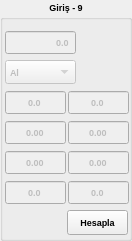
        <widget class="QGroupBox" name="groupBox_13">
         <property name="geometry">
          <rect>
           <x>1067</x>
           <y>60</y>
           <width>132</width>
           <height>241</height>
          </rect>
         </property>
         <property name="font">
          <font>
           <pointsize>7</pointsize>
           <weight>75</weight>
           <bold>true</bold>
          </font>
         </property>
         <property name="layoutDirection">
          <enum>Qt::LeftToRight</enum>
         </property>
         <property name="title">
          <string>Giriş - 9</string>
         </property>
         <property name="alignment">
          <set>Qt::AlignCenter</set>
         </property>
         <widget class="QDoubleSpinBox" name="doubleSpinBox_v_p9">
          <property name="enabled">
           <bool>false</bool>
          </property>
          <property name="geometry">
           <rect>
            <x>5</x>
            <y>30</y>
            <width>71</width>
            <height>25</height>
           </rect>
          </property>
          <property name="font">
           <font>
            <pointsize>7</pointsize>
            <weight>75</weight>
            <bold>true</bold>
           </font>
          </property>
          <property name="layoutDirection">
           <enum>Qt::LeftToRight</enum>
          </property>
          <property name="autoFillBackground">
           <bool>false</bool>
          </property>
          <property name="alignment">
           <set>Qt::AlignRight|Qt::AlignTrailing|Qt::AlignVCenter</set>
          </property>
          <property name="buttonSymbols">
           <enum>QAbstractSpinBox::NoButtons</enum>
          </property>
          <property name="decimals">
           <number>1</number>
          </property>
          <property name="maximum">
           <double>9999.000000000000000</double>
          </property>
         </widget>
         <widget class="QComboBox" name="comboBox_tel_p9">
          <property name="enabled">
           <bool>false</bool>
          </property>
          <property name="geometry">
           <rect>
            <x>5</x>
            <y>60</y>
            <width>71</width>
            <height>24</height>
           </rect>
          </property>
          <item>
           <property name="text">
            <string>Al</string>
           </property>
          </item>
          <item>
           <property name="text">
            <string>Cu</string>
           </property>
          </item>
          <item>
           <property name="text">
            <string>Diger</string>
           </property>
          </item>
         </widget>
         <widget class="QDoubleSpinBox" name="doubleSpinBox_h1_p_akim_29">
          <property name="enabled">
           <bool>false</bool>
          </property>
          <property name="geometry">
           <rect>
            <x>68</x>
            <y>180</y>
            <width>61</width>
            <height>25</height>
           </rect>
          </property>
          <property name="font">
           <font>
            <pointsize>7</pointsize>
            <weight>75</weight>
            <bold>true</bold>
            <kerning>true</kerning>
           </font>
          </property>
          <property name="focusPolicy">
           <enum>Qt::WheelFocus</enum>
          </property>
          <property name="frame">
           <bool>true</bool>
          </property>
          <property name="alignment">
           <set>Qt::AlignCenter</set>
          </property>
          <property name="buttonSymbols">
           <enum>QAbstractSpinBox::NoButtons</enum>
          </property>
          <property name="decimals">
           <number>1</number>
          </property>
          <property name="maximum">
           <double>100000.000000000000000</double>
          </property>
         </widget>
         <widget class="QDoubleSpinBox" name="doubleSpinBox_h1_p_sipir_29">
          <property name="enabled">
           <bool>false</bool>
          </property>
          <property name="geometry">
           <rect>
            <x>68</x>
            <y>90</y>
            <width>61</width>
            <height>25</height>
           </rect>
          </property>
          <property name="alignment">
           <set>Qt::AlignCenter</set>
          </property>
          <property name="buttonSymbols">
           <enum>QAbstractSpinBox::NoButtons</enum>
          </property>
          <property name="decimals">
           <number>1</number>
          </property>
          <property name="maximum">
           <double>9000.000000000000000</double>
          </property>
         </widget>
         <widget class="QDoubleSpinBox" name="doubleSpinBox_h1_p_kesit_29">
          <property name="enabled">
           <bool>false</bool>
          </property>
          <property name="geometry">
           <rect>
            <x>68</x>
            <y>120</y>
            <width>61</width>
            <height>25</height>
           </rect>
          </property>
          <property name="font">
           <font>
            <pointsize>7</pointsize>
            <weight>75</weight>
            <bold>true</bold>
            <kerning>true</kerning>
           </font>
          </property>
          <property name="focusPolicy">
           <enum>Qt::WheelFocus</enum>
          </property>
          <property name="frame">
           <bool>true</bool>
          </property>
          <property name="alignment">
           <set>Qt::AlignCenter</set>
          </property>
          <property name="buttonSymbols">
           <enum>QAbstractSpinBox::NoButtons</enum>
          </property>
          <property name="decimals">
           <number>2</number>
          </property>
          <property name="maximum">
           <double>100000.000000000000000</double>
          </property>
         </widget>
         <widget class="QDoubleSpinBox" name="doubleSpinBox_h1_p_cap_29">
          <property name="enabled">
           <bool>false</bool>
          </property>
          <property name="geometry">
           <rect>
            <x>68</x>
            <y>150</y>
            <width>61</width>
            <height>25</height>
           </rect>
          </property>
          <property name="font">
           <font>
            <pointsize>7</pointsize>
            <weight>75</weight>
            <bold>true</bold>
            <kerning>true</kerning>
           </font>
          </property>
          <property name="focusPolicy">
           <enum>Qt::WheelFocus</enum>
          </property>
          <property name="frame">
           <bool>true</bool>
          </property>
          <property name="alignment">
           <set>Qt::AlignCenter</set>
          </property>
          <property name="buttonSymbols">
           <enum>QAbstractSpinBox::NoButtons</enum>
          </property>
          <property name="decimals">
           <number>2</number>
          </property>
          <property name="maximum">
           <double>100000.000000000000000</double>
          </property>
         </widget>
         <widget class="QDoubleSpinBox" name="doubleSpinBox_h1_p_sipir_9">
          <property name="enabled">
           <bool>false</bool>
          </property>
          <property name="geometry">
           <rect>
            <x>5</x>
            <y>90</y>
            <width>61</width>
            <height>25</height>
           </rect>
          </property>
          <property name="alignment">
           <set>Qt::AlignCenter</set>
          </property>
          <property name="buttonSymbols">
           <enum>QAbstractSpinBox::NoButtons</enum>
          </property>
          <property name="decimals">
           <number>1</number>
          </property>
          <property name="maximum">
           <double>9000.000000000000000</double>
          </property>
         </widget>
         <widget class="QDoubleSpinBox" name="doubleSpinBox_h1_p_akim_9">
          <property name="enabled">
           <bool>false</bool>
          </property>
          <property name="geometry">
           <rect>
            <x>5</x>
            <y>180</y>
            <width>61</width>
            <height>25</height>
           </rect>
          </property>
          <property name="font">
           <font>
            <pointsize>7</pointsize>
            <weight>75</weight>
            <bold>true</bold>
            <kerning>true</kerning>
           </font>
          </property>
          <property name="focusPolicy">
           <enum>Qt::WheelFocus</enum>
          </property>
          <property name="frame">
           <bool>true</bool>
          </property>
          <property name="alignment">
           <set>Qt::AlignCenter</set>
          </property>
          <property name="buttonSymbols">
           <enum>QAbstractSpinBox::NoButtons</enum>
          </property>
          <property name="decimals">
           <number>1</number>
          </property>
          <property name="maximum">
           <double>100000.000000000000000</double>
          </property>
         </widget>
         <widget class="QDoubleSpinBox" name="doubleSpinBox_h1_p_cap_9">
          <property name="enabled">
           <bool>false</bool>
          </property>
          <property name="geometry">
           <rect>
            <x>5</x>
            <y>150</y>
            <width>61</width>
            <height>25</height>
           </rect>
          </property>
          <property name="font">
           <font>
            <pointsize>7</pointsize>
            <weight>75</weight>
            <bold>true</bold>
            <kerning>true</kerning>
           </font>
          </property>
          <property name="focusPolicy">
           <enum>Qt::WheelFocus</enum>
          </property>
          <property name="frame">
           <bool>true</bool>
          </property>
          <property name="alignment">
           <set>Qt::AlignCenter</set>
          </property>
          <property name="buttonSymbols">
           <enum>QAbstractSpinBox::NoButtons</enum>
          </property>
          <property name="decimals">
           <number>2</number>
          </property>
          <property name="maximum">
           <double>100000.000000000000000</double>
          </property>
         </widget>
         <widget class="QDoubleSpinBox" name="doubleSpinBox_h1_p_kesit_9">
          <property name="enabled">
           <bool>false</bool>
          </property>
          <property name="geometry">
           <rect>
            <x>5</x>
            <y>120</y>
            <width>61</width>
            <height>25</height>
           </rect>
          </property>
          <property name="font">
           <font>
            <pointsize>7</pointsize>
            <weight>75</weight>
            <bold>true</bold>
            <kerning>true</kerning>
           </font>
          </property>
          <property name="focusPolicy">
           <enum>Qt::WheelFocus</enum>
          </property>
          <property name="frame">
           <bool>true</bool>
          </property>
          <property name="alignment">
           <set>Qt::AlignCenter</set>
          </property>
          <property name="buttonSymbols">
           <enum>QAbstractSpinBox::NoButtons</enum>
          </property>
          <property name="decimals">
           <number>2</number>
          </property>
          <property name="maximum">
           <double>100000.000000000000000</double>
          </property>
         </widget>
         <widget class="QPushButton" name="pushButton_h1_p_buton_9">
          <property name="geometry">
           <rect>
            <x>67</x>
            <y>210</y>
            <width>61</width>
            <height>25</height>
           </rect>
          </property>
          <property name="text">
           <string>Hesapla</string>
          </property>
         </widget>
         <widget class="QLabel" name="label_kesit_ok_9">
          <property name="geometry">
           <rect>
            <x>100</x>
            <y>40</y>
            <width>21</width>
            <height>21</height>
           </rect>
          </property>
          <property name="text">
           <string/>
          </property>
          <property name="pixmap">
           <pixmap resource="icons.qrc">:/staticfiles/icons/checked.png</pixmap>
          </property>
          <property name="scaledContents">
           <bool>true</bool>
          </property>
         </widget>
         <widget class="QLabel" name="label_kesit_error_9">
          <property name="geometry">
           <rect>
            <x>100</x>
            <y>60</y>
            <width>20</width>
            <height>20</height>
           </rect>
          </property>
          <property name="text">
           <string/>
          </property>
          <property name="pixmap">
           <pixmap resource="icons.qrc">:/staticfiles/icons/warning.png</pixmap>
          </property>
          <property name="scaledContents">
           <bool>true</bool>
          </property>
         </widget>
        </widget>
